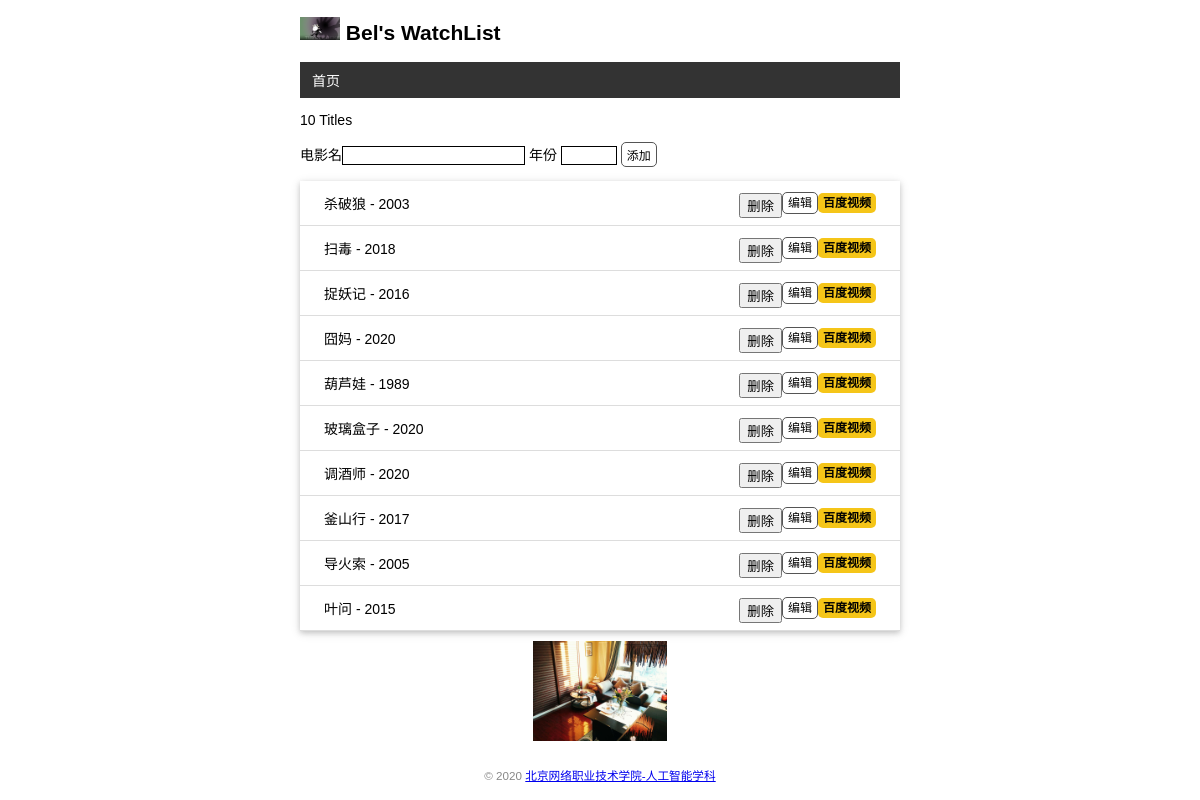
Before: / with the older database file.
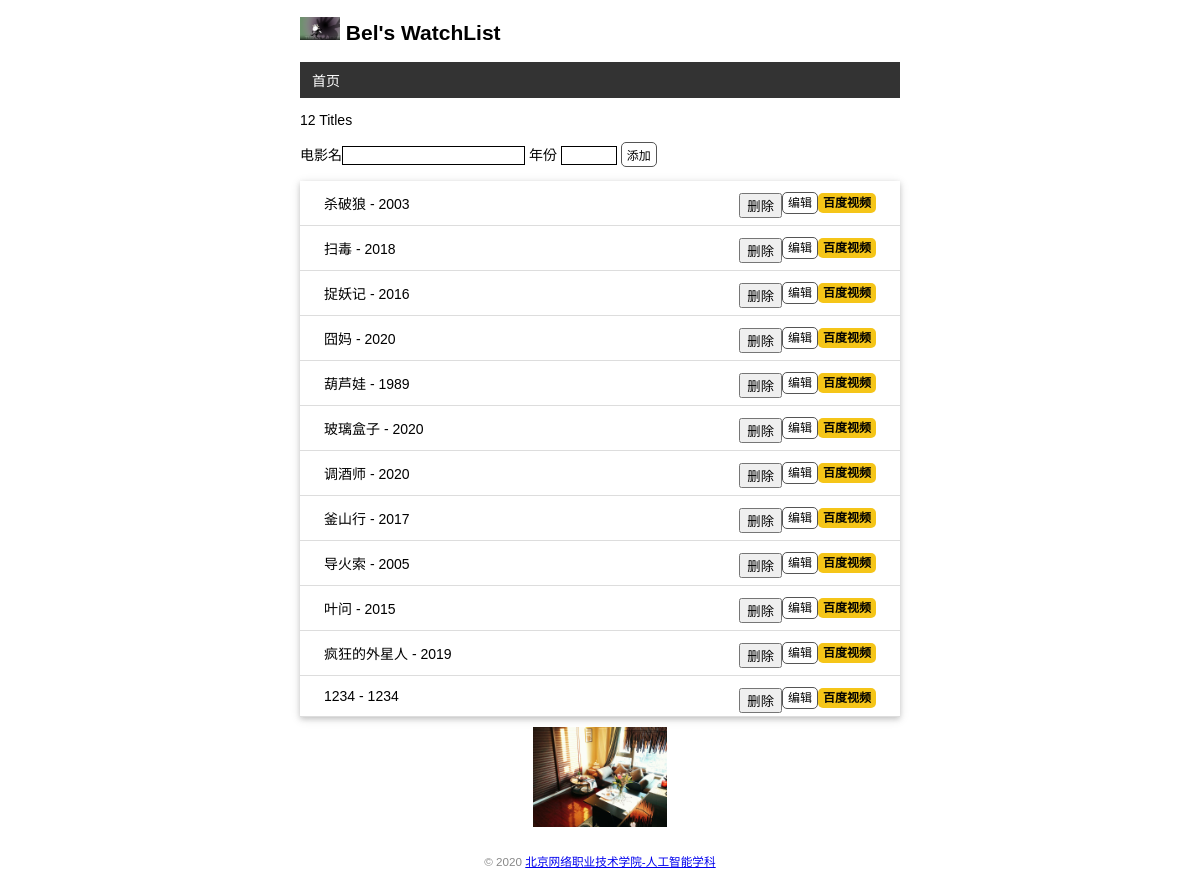
After: the same page with the newer database file.
### app.py (models this page shows)
class User(db.Model):
    id = Column(Integer,primary_key=True) # 主键
    name = Column(String(20))

class Movie(db.Model):
    id = Column(Integer,primary_key=True) # 主键
    title = Column(String(60))
    year = Column(String(4))

### app.py (the view, shortened to what this page needs)
@app.route('/',methods=['GET','POST'])
def index():
	movies = Movie.query.all()
	return render_template('index.html',movies=movies)

### app.py (called while the page is built)
@app.context_processor  # 模板上下文处理函数
def inject_user():
	user = User.query.first()
	return dict(user=user)

### templates/index.html
{% extends 'base.html' %}
{% block content %}
<p>{{ movies|length }} Titles</p >
<form action='' method='post'>
    电影名<input type="text" name="title" autocomplete="off" required>
    年份  <input type="text" name="year" autocomplete="off" required>
    <input type="submit" class='btn' name='submit' value='添加'>
</form>
<ul class='movie-list'>
    {% for movie in movies %}
    <li>
        {{ movie.title }} - {{ movie.year }}
        <span class='float-right'>
            <a class='vbd' href="http://v.baidu.com/v?word={{ movie.title }}&ct=301989888&rn=67&pn=0&db=0&s=0&fbl=800&ie=utf-8&oq=nnkd&f=3&rsp=0" target='_blank'
                title="在IMDB中查找此电影">百度视频</a>
        </span>
        <span class='float-right'>
            <a class='btn' href="{{ url_for('edit',movie_id=movie.id) }}">编辑</a>
        </span>
        <span class='float-right'>
            <form  action="inline-form" action="" method="post">
                <input type="submit" name="delete" value="删除" onclick="return confirm('确定删除吗？')">
            </form>
        </span>
    </li>
    {% endfor %}
</ul>
<img class='hulu' src="{{ url_for('static',filename='images/2.jpg') }}" alt="">
{% endblock %}

### templates/base.html (shortened to what this page needs)
<!DOCTYPE html>
<html lang="en">
<head>
    {% block head %}
    <link rel="stylesheet" type="" href="{{ url_for('static',filename='style.css') }}">
    {% endblock %}
</head>
<body>
    <h2>
        <img class='avatar' src="{{ url_for('static',filename='images/1001.jpg') }}" alt="头像">
        {{ user.name }}'s WatchList
    </h2>
    <nav>
        <ul>
            <li>
                <a href="{{ url_for('index') }}">首页</a>
            </li>
        </ul>
    </nav>
    {% block content %}{% endblock %}
    <footer>
        <small>&copy; 2020 <a href=" ">北京网络职业技术学院-人工智能学科</a></small>
    </footer>
</body>

### static/style.css (style rules this page uses)
body { max-width: 600px; margin: auto; font-size:14px; font-family: Arial, Helvetica, sans-serif; }
footer { color: #888888; margin-top: 15px; text-align: center; padding: 10px; }
.avatar { width: 40px; }
.movie-list { list-style: none; padding: 0; margin-bottom: 10px; box-shadow: 0 2px 5px 0 rgba(0, 0, 0, 0.16),0 2px 10px 0 rgba(0, 0, 0, 0.12); }
.movie-list li { padding: 12px 24px; border-bottom: 1px solid #ddd; }
.hulu { display: block; margin: 0 auto; height: 100px; }
nav ul { list-style: none; margin: 0; padding: 0; overflow: hidden; background: #333333 }
nav li { float: left; }
nav li a { display: block; color: white; text-align: center; padding: 8px 12px; text-decoration: none }
.float-right { float: right; }
.vbd { font-size: 12px; font-weight: bold; color: black; text-decoration: none; background: #f5c518; border-radius: 5px; padding: 3px 5px; }
input[type=submit] { font-family: inherit; }
input[type=text] { border: 1px solid black; }
input[name=year] { width: 50px; }
.btn { font-size: 12px; padding: 3px 5px; text-decoration: none; cursor: pointer; background: white; color: black; border: 1px solid #555555; border-radius: 5px; }

Changed rows visible on the page:
added Movie: title "疯狂的外星人", year "2019"
added Movie: title "1234", year "1234"
Other visible differences:
{{ movies|length }}: "10" → "12"
